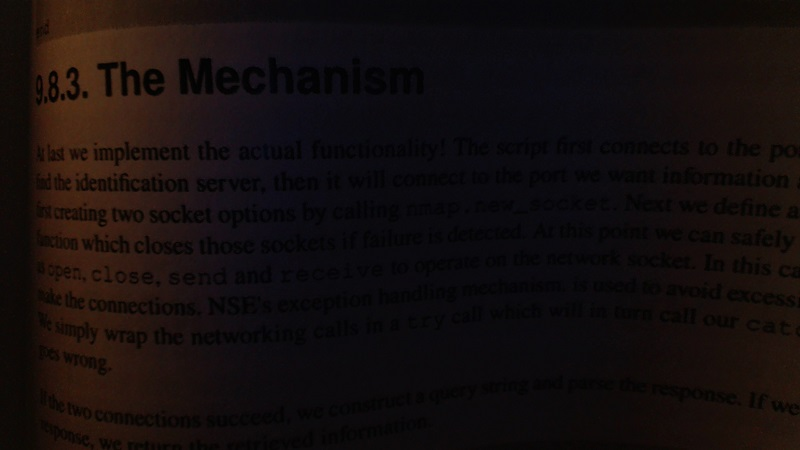
#> input picture P5/bookpage.jpg, 800 x 450 px
$ jupyter execute P5.ipynb
#> lines starting #> are read from the running program, lines starting #| are printed output that depends on the picture; after the words box and inside, x2 and y2 are one past the last pixel; in counts of white or black regions, pixels touching at a corner belong together
[cell 1]
import cv2
import numpy as np

img = cv2.imread('bookpage.jpg')
#> img is the input picture: shape (450, 800, 3); mean B, G, R 13.4, 13.6, 20.3
#Cualquier valor abajo de 12 sera negro, despues el valor maximo  (255)
retval, threshold = cv2.threshold(img,12,255, cv2.THRESH_BINARY)
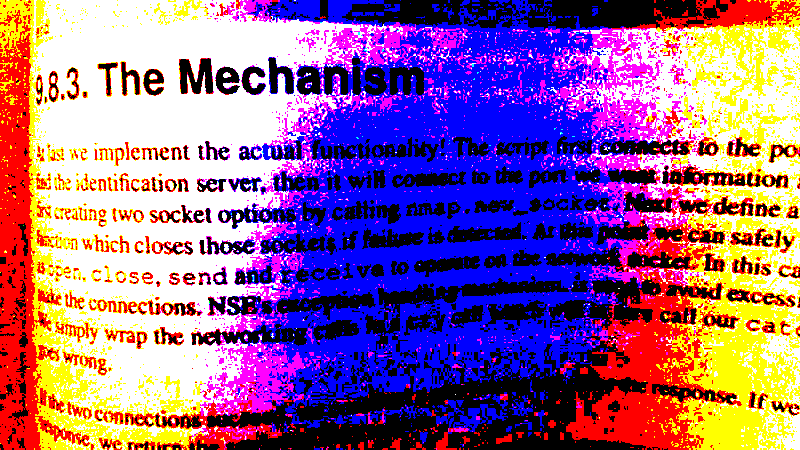
#> threshold: shape (450, 800, 3); mean B, G, R 146.4, 98.4, 147.2

grayscaled = cv2.cvtColor(img,cv2.COLOR_BGR2GRAY)
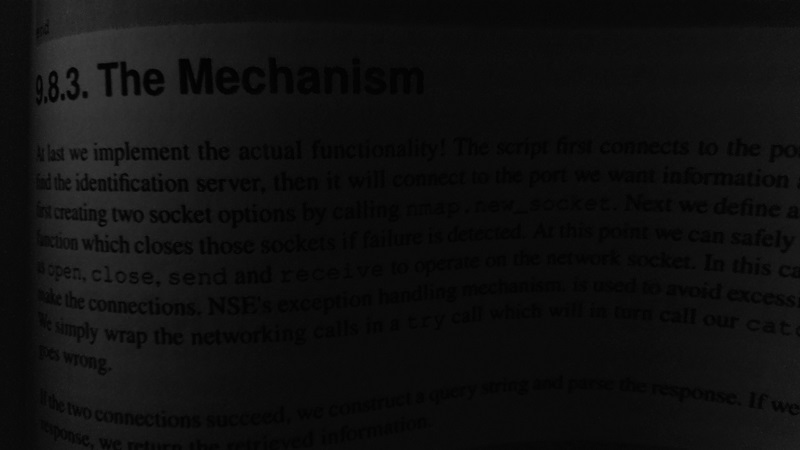
#> grayscaled: shape (450, 800); min 0, max 64, mean 15.6
retval2, threshold2 = cv2.threshold(grayscaled,12,255, cv2.THRESH_BINARY)
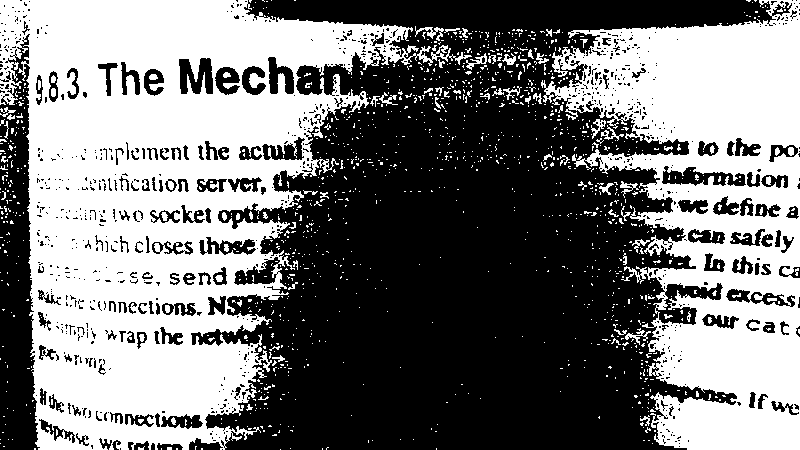
#> threshold2: shape (450, 800); 47.3% white; 1332 white regions (1245 under 20 px), largest, box (x1, y1, x2, y2) and area: (0, 0, 472, 450) 102496, (541, 0, 800, 450) 60163, (415, 26, 444, 41) 156

gauss = cv2.adaptiveThreshold(grayscaled,255,cv2.ADAPTIVE_THRESH_GAUSSIAN_C, cv2.THRESH_BINARY,115,1)
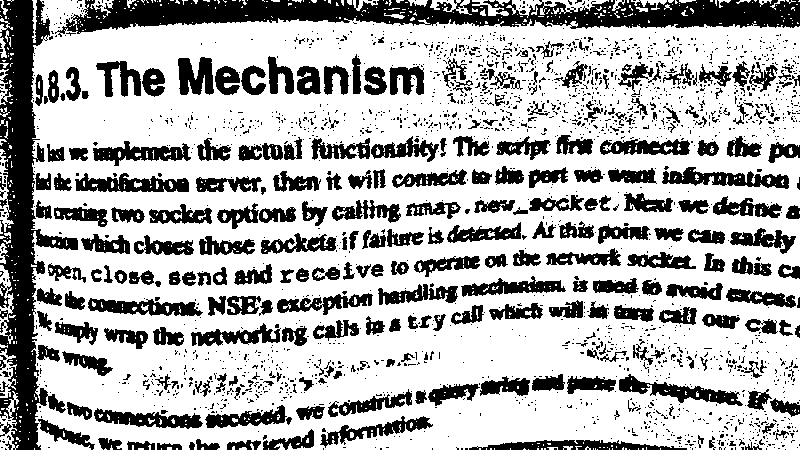
#> gauss: shape (450, 800); 69.3% white; 2145 black regions (1865 under 20 px), largest, box (x1, y1, x2, y2) and area: (55, 0, 800, 37) 14872, (0, 0, 78, 450) 13658, (662, 167, 789, 189) 1363

retval2, otsu = cv2.threshold(grayscaled,125,255,cv2.THRESH_BINARY+cv2.THRESH_OTSU)
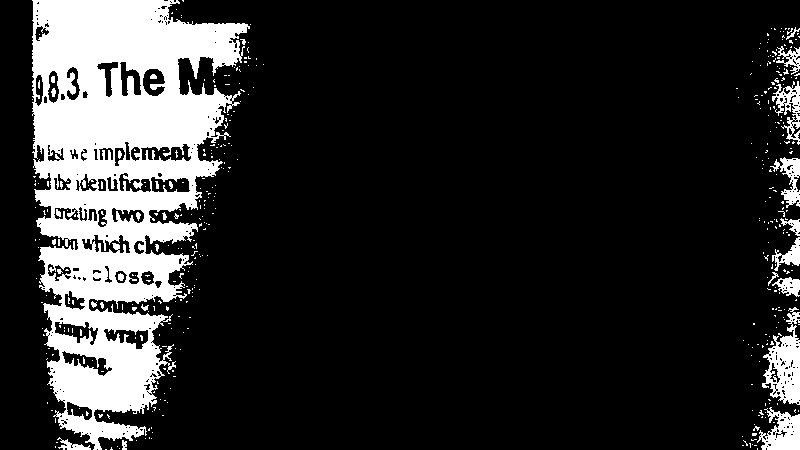
#> otsu: shape (450, 800); 16.5% white; 428 white regions (399 under 20 px), largest, box (x1, y1, x2, y2) and area: (32, 0, 250, 450) 51813, (762, 307, 800, 405) 1926, (757, 407, 800, 450) 1111
#> retval2 = 22

mean =cv2.adaptiveThreshold(grayscaled,255,cv2.ADAPTIVE_THRESH_MEAN_C, cv2.THRESH_BINARY,115,1)
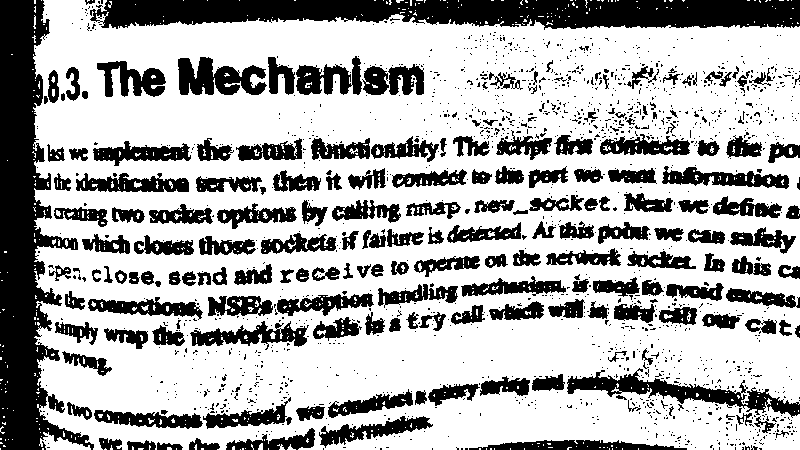
#> mean: shape (450, 800); 68.1% white; 1605 black regions (1407 under 20 px), largest, box (x1, y1, x2, y2) and area: (0, 0, 94, 450) 19481, (90, 0, 800, 30) 16577, (567, 368, 800, 418) 3198

#To zero
retval3, threshold3 = cv2.threshold(grayscaled,12,255, cv2.THRESH_TOZERO)

#To zero Inverso
retval4, threshold4 = cv2.threshold(grayscaled,12,255, cv2.THRESH_TOZERO_INV)
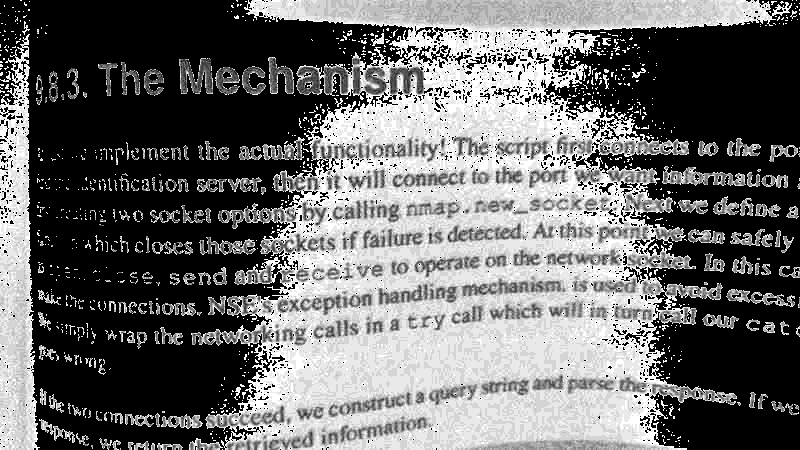
#> threshold4: shape (450, 800); min 0, max 12, mean 5.05; drawn with min black and max white

#Binary inv
retval5, threshold5 = cv2.threshold(grayscaled,12,255, cv2.THRESH_BINARY_INV)

#Trunc
retval6, threshold6 = cv2.threshold(grayscaled,255,255, cv2.THRESH_TRUNC)

cv2.imshow('original',img)
cv2.imshow('threshold',threshold)
cv2.imshow('threshold2',threshold2)
cv2.imshow('gauss',gauss)
cv2.imshow('Otsu',otsu)
cv2.imshow('Mean',mean)
cv2.imshow('To zero',threshold3)#Tozero
cv2.imshow('To zero INV',threshold4)#Tozero INV
cv2.imshow('Binario inverso',threshold5)#Binario INV
cv2.imshow('Trunc',threshold6)#Trunc
cv2.waitKey(0)
cv2.destroyAllWindows()
